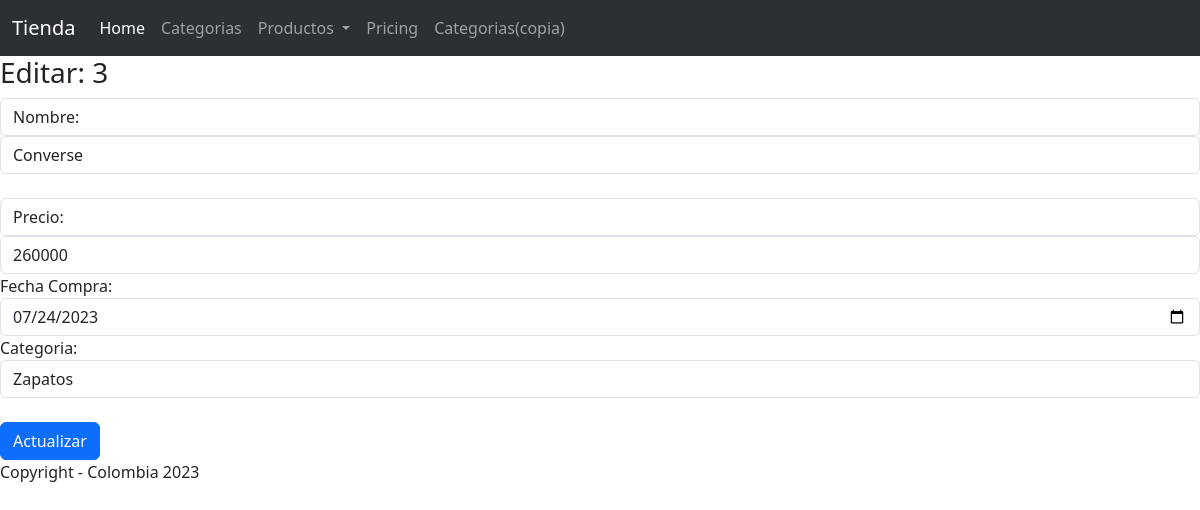
Screenshot of /productos_editar/3/ with the database file from the repository.
### tienda/models.py (models this page shows, shortened)
class Producto(models.Model):
    nombre = models.CharField(max_length=254)
    precio = models.IntegerField()
    categoria = models.ForeignKey(Categoria, on_delete=models.DO_NOTHING)
    fecha_compra = models.DateField()

class Categoria(models.Model):
    nombre = models.CharField(max_length=50)
    descripcion = models.TextField(null=True, blank=True)

### tienda/views.py (the view)
# urls.py: path("productos_editar/<int:id>/", views.productos_editar, name="productos_editar"),
def productos_editar(request, id):
    q = Producto.objects.get(pk=id)
    query = Categoria.objects.all()
    contexto = {"id": id, "data": q, "categorias": query}
    return render(request, "tienda/productos/form_pro.html", contexto)

### tienda/templates/tienda/productos/form_pro.html (shortened to what this page needs)
{% extends 'tienda/base.html' %}
{% load static %}
{% block contenedor %}
  {% if id %}
    <h3>Editar: {{ id }}</h3>
  {% endif %}
  <form method="post" action="{% url 'tienda:productos_guardar' %}">
    <label class="form-control">Nombre:</label>
    <input type="text" name="nombre" class="form-control" value="{{ data.nombre }}"><br>
    <label class="form-control">Precio:</label>
    <input type="number" name="precio" class="form-control" value="{{data.precio}}">
    <label class="from-control">Fecha Compra:</label>
    <input type="date" name="fecha_compra" class="form-control" value="{{data.fecha_compra|date:'Y-m-d'}}">
    <label class="from-control">Categoria:</label>
    <select name="categoria" class="form-control">
      {% for c in categorias %}
        <option value="{{c.id}}" {% if data.categoria.id == c.id %} selected="" {% endif %}>{{c.nombre}}</option>
      {% endfor %}
    </select>
    <br>
    {% if id %}
      <button type="submit" class="btn btn-primary">Actualizar</button>
    {% else %}
        <button type="submit" class="btn btn-primary">Crear</button>
    {% endif %}
  </form>
{% endblock %}

### rows the page displays
Producto: nombre "Converse", precio "260000", fecha_compra "07/24/2023", categoria "Zapatos"

### other values shown
{{ id }} "3"
